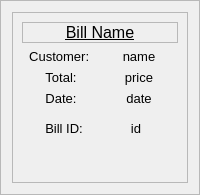
                  <widget class="QFrame" name="card2">
                   <property name="styleSheet">
                    <string notr="true"/>
                   </property>
                   <property name="frameShape">
                    <enum>QFrame::StyledPanel</enum>
                   </property>
                   <property name="frameShadow">
                    <enum>QFrame::Raised</enum>
                   </property>
                   <layout class="QVBoxLayout" name="verticalLayout_18">
                    <item>
                     <widget class="QFrame" name="cardbody_frame_2">
                      <property name="frameShape">
                       <enum>QFrame::StyledPanel</enum>
                      </property>
                      <property name="frameShadow">
                       <enum>QFrame::Raised</enum>
                      </property>
                      <layout class="QVBoxLayout" name="verticalLayout_9">
                       <item>
                        <widget class="QFrame" name="title_frame_5">
                         <property name="frameShape">
                          <enum>QFrame::StyledPanel</enum>
                         </property>
                         <property name="frameShadow">
                          <enum>QFrame::Raised</enum>
                         </property>
                         <layout class="QVBoxLayout" name="verticalLayout_10">
                          <property name="spacing">
                           <number>0</number>
                          </property>
                          <property name="leftMargin">
                           <number>0</number>
                          </property>
                          <property name="topMargin">
                           <number>0</number>
                          </property>
                          <property name="rightMargin">
                           <number>0</number>
                          </property>
                          <property name="bottomMargin">
                           <number>0</number>
                          </property>
                          <item>
                           <widget class="QLabel" name="label_name_5">
                            <property name="font">
                             <font>
                              <pointsize>12</pointsize>
                              <weight>50</weight>
                              <bold>false</bold>
                              <underline>true</underline>
                              <strikeout>false</strikeout>
                             </font>
                            </property>
                            <property name="text">
                             <string>Bill Name</string>
                            </property>
                            <property name="scaledContents">
                             <bool>true</bool>
                            </property>
                            <property name="alignment">
                             <set>Qt::AlignCenter</set>
                            </property>
                            <property name="wordWrap">
                             <bool>true</bool>
                            </property>
                           </widget>
                          </item>
                         </layout>
                        </widget>
                       </item>
                       <item>
                        <widget class="QWidget" name="coust_name_5" native="true">
                         <property name="font">
                          <font>
                           <pointsize>10</pointsize>
                          </font>
                         </property>
                         <layout class="QHBoxLayout" name="horizontalLayout_24">
                          <property name="spacing">
                           <number>0</number>
                          </property>
                          <property name="leftMargin">
                           <number>0</number>
                          </property>
                          <property name="topMargin">
                           <number>0</number>
                          </property>
                          <property name="rightMargin">
                           <number>0</number>
                          </property>
                          <property name="bottomMargin">
                           <number>0</number>
                          </property>
                          <item>
                           <widget class="QLabel" name="label_coustomer_5">
                            <property name="font">
                             <font>
                              <pointsize>10</pointsize>
                             </font>
                            </property>
                            <property name="text">
                             <string>Customer: </string>
                            </property>
                            <property name="alignment">
                             <set>Qt::AlignCenter</set>
                            </property>
                           </widget>
                          </item>
                          <item>
                           <widget class="QLabel" name="label_coustomername_5">
                            <property name="font">
                             <font>
                              <pointsize>10</pointsize>
                             </font>
                            </property>
                            <property name="text">
                             <string>name</string>
                            </property>
                            <property name="alignment">
                             <set>Qt::AlignCenter</set>
                            </property>
                           </widget>
                          </item>
                         </layout>
                        </widget>
                       </item>
                       <item>
                        <widget class="QWidget" name="total_5" native="true">
                         <property name="font">
                          <font>
                           <pointsize>10</pointsize>
                          </font>
                         </property>
                         <layout class="QHBoxLayout" name="horizontalLayout_25">
                          <property name="spacing">
                           <number>0</number>
                          </property>
                          <property name="leftMargin">
                           <number>0</number>
                          </property>
                          <property name="topMargin">
                           <number>0</number>
                          </property>
                          <property name="rightMargin">
                           <number>0</number>
                          </property>
                          <property name="bottomMargin">
                           <number>0</number>
                          </property>
                          <item>
                           <widget class="QLabel" name="label_total_5">
                            <property name="font">
                             <font>
                              <pointsize>10</pointsize>
                             </font>
                            </property>
                            <property name="text">
                             <string>Total:</string>
                            </property>
                            <property name="alignment">
                             <set>Qt::AlignCenter</set>
                            </property>
                           </widget>
                          </item>
                          <item>
                           <widget class="QLabel" name="label_price_5">
                            <property name="font">
                             <font>
                              <pointsize>10</pointsize>
                             </font>
                            </property>
                            <property name="text">
                             <string>price</string>
                            </property>
                            <property name="alignment">
                             <set>Qt::AlignCenter</set>
                            </property>
                           </widget>
                          </item>
                         </layout>
                        </widget>
                       </item>
                       <item>
                        <widget class="QWidget" name="date_5" native="true">
                         <property name="font">
                          <font>
                           <pointsize>10</pointsize>
                          </font>
                         </property>
                         <layout class="QHBoxLayout" name="horizontalLayout_26">
                          <property name="spacing">
                           <number>0</number>
                          </property>
                          <property name="leftMargin">
                           <number>0</number>
                          </property>
                          <property name="topMargin">
                           <number>0</number>
                          </property>
                          <property name="rightMargin">
                           <number>0</number>
                          </property>
                          <property name="bottomMargin">
                           <number>0</number>
                          </property>
                          <item>
                           <widget class="QLabel" name="label_date_5">
                            <property name="font">
                             <font>
                              <pointsize>10</pointsize>
                             </font>
                            </property>
                            <property name="text">
                             <string>Date:</string>
                            </property>
                            <property name="alignment">
                             <set>Qt::AlignCenter</set>
                            </property>
                           </widget>
                          </item>
                          <item>
                           <widget class="QLabel" name="label_billdate_5">
                            <property name="font">
                             <font>
                              <pointsize>10</pointsize>
                             </font>
                            </property>
                            <property name="text">
                             <string>date</string>
                            </property>
                            <property name="alignment">
                             <set>Qt::AlignCenter</set>
                            </property>
                           </widget>
                          </item>
                         </layout>
                        </widget>
                       </item>
                       <item>
                        <widget class="QWidget" name="id_5" native="true">
                         <property name="font">
                          <font>
                           <pointsize>10</pointsize>
                          </font>
                         </property>
                         <layout class="QHBoxLayout" name="horizontalLayout_27">
                          <item>
                           <widget class="QLabel" name="label_billid_5">
                            <property name="font">
                             <font>
                              <pointsize>10</pointsize>
                             </font>
                            </property>
                            <property name="text">
                             <string>Bill ID:</string>
                            </property>
                            <property name="alignment">
                             <set>Qt::AlignCenter</set>
                            </property>
                           </widget>
                          </item>
                          <item>
                           <widget class="QLabel" name="label_id_5">
                            <property name="font">
                             <font>
                              <pointsize>10</pointsize>
                             </font>
                            </property>
                            <property name="text">
                             <string>id</string>
                            </property>
                            <property name="alignment">
                             <set>Qt::AlignCenter</set>
                            </property>
                           </widget>
                          </item>
                         </layout>
                        </widget>
                       </item>
                       <item>
                        <widget class="QWidget" name="goto_btn_2" native="true">
                         <layout class="QVBoxLayout" name="verticalLayout_11">
                          <property name="spacing">
                           <number>0</number>
                          </property>
                          <property name="leftMargin">
                           <number>0</number>
                          </property>
                          <property name="topMargin">
                           <number>0</number>
                          </property>
                          <property name="rightMargin">
                           <number>0</number>
                          </property>
                          <property name="bottomMargin">
                           <number>0</number>
                          </property>
                          <item alignment="Qt::AlignRight">
                           <widget class="QPushButton" name="arrow_btn_2">
                            <property name="text">
                             <string/>
                            </property>
                            <property name="icon">
                             <iconset resource="resources.qrc">
                              <normaloff>:/blueicons/icons/blue_icons/arrow-right.svg</normaloff>:/blueicons/icons/blue_icons/arrow-right.svg</iconset>
                            </property>
                            <property name="iconSize">
                             <size>
                              <width>35</width>
                              <height>16</height>
                             </size>
                            </property>
                            <property name="flat">
                             <bool>true</bool>
                            </property>
                           </widget>
                          </item>
                         </layout>
                        </widget>
                       </item>
                      </layout>
                     </widget>
                    </item>
                   </layout>
                  </widget>
